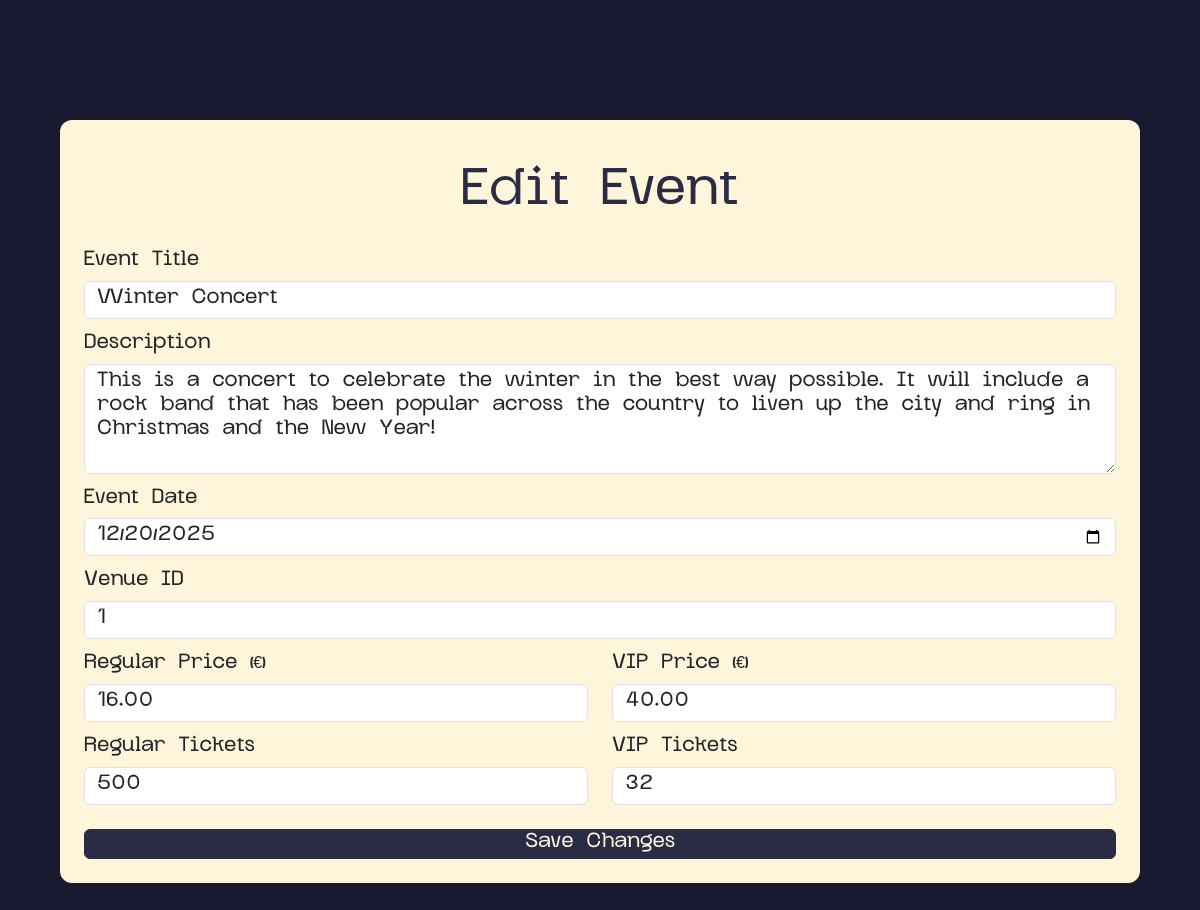
Screenshot of /admin/edit_event.php?event_id=1 with the database file from the repository.
### tables this page shows
CREATE TABLE `events` (
  `event_id` int(11) NOT NULL,
  `title` varchar(255) NOT NULL,
  `description` text DEFAULT NULL,
  `date` date NOT NULL,
  `status` enum('active','cancelled') DEFAULT 'active',
  `venue_id` int(11) DEFAULT NULL,
  `image` varchar(255) DEFAULT NULL,
  `regular_price` decimal(10,2) NOT NULL DEFAULT 0.00,
  `vip_price` decimal(10,2) NOT NULL DEFAULT 0.00,
  `regular_tickets` int(11) NOT NULL DEFAULT 0,
  `vip_tickets` int(11) NOT NULL DEFAULT 0,
  `has_regular` tinyint(1) NOT NULL DEFAULT 1,
  `has_vip` tinyint(1) NOT NULL DEFAULT 1,
  `good_to_know` text DEFAULT NULL
);

### admin/edit_event.php (the view, shortened to what this page needs)
<?php
require __DIR__ . '/../config.php';
$event_id = intval($_GET['event_id']);
$stmt = $conn->prepare("SELECT * FROM events WHERE event_id = ?");
$stmt->bind_param("i", $event_id);
$stmt->execute();
$result = $stmt->get_result();
$event = $result->fetch_assoc();
?>
<!DOCTYPE html>
<html>
<head>
    <link rel="stylesheet" href="https://cdn.jsdelivr.net/npm/bootstrap@5.3.2/dist/css/bootstrap.min.css">
    <link rel="stylesheet" href="../css/style.css">
</head>
<body>
<div class="container main-container">
    <div class="card p-4">
        <h1 class="page-title mb-4" style="color:#2a2c45;">Edit Event</h1>
        <form method="POST">
            <div class="mb-3">
                <label class="form-label">Event Title</label>
                <input type="text" name="title" class="form-control"
                       value="<?php echo htmlspecialchars($event['title']); ?>" required>
            </div>
            <div class="mb-3">
                <label class="form-label">Description</label>
                <textarea name="description" class="form-control" rows="4" required><?php
                    echo htmlspecialchars($event['description']);
                    ?></textarea>
            </div>
            <div class="mb-3">
                <label class="form-label">Event Date</label>
                <input type="date" name="date" class="form-control"
                       value="<?php echo $event['date']; ?>" required>
            </div>
            <div class="mb-3">
                <label class="form-label">Venue ID</label>
                <input type="number" name="venue_id" class="form-control"
                       value="<?php echo $event['venue_id']; ?>" required>
            </div>
            <div class="row">
                <div class="col-md-6 mb-3">
                    <label class="form-label">Regular Price (€)</label>
                    <input type="number" step="0.01" name="regular_price" class="form-control"
                           value="<?php echo $event['regular_price']; ?>" required>
                </div>
                <div class="col-md-6 mb-3">
                    <label class="form-label">VIP Price (€)</label>
                    <input type="number" step="0.01" name="vip_price" class="form-control"
                           value="<?php echo $event['vip_price']; ?>" required>
                </div>
            </div>
            <div class="row">
                <div class="col-md-6 mb-3">
                    <label class="form-label">Regular Tickets</label>
                    <input type="number" name="regular_tickets" class="form-control"
                           value="<?php echo $event['regular_tickets']; ?>" required>
                </div>
                <div class="col-md-6 mb-3">
                    <label class="form-label">VIP Tickets</label>
                    <input type="number" name="vip_tickets" class="form-control"
                           value="<?php echo $event['vip_tickets']; ?>" required>
                </div>
            </div>
            <button type="submit" class="btn btn-primary w-100 mt-2">Save Changes</button>
        </form>
    </div>
</div>
</body>
</html>

### css/style.css (style rules this page uses)
body, .navbar-brand, .nav-link, h1, h2, h3, h4, h5, h6, .card-title, button, .btn { font-family: 'Glock Grotesk', sans-serif !important; line-height: 1.3; }
html { line-height: 1.5; -webkit-font-smoothing: antialiased; font-smooth: always; }
body, .navbar-brand, .nav-link, h1, h2, h3, h4, h5, h6, .card-title, .btn, p { font-family: 'Glock Grotesk', sans-serif !important; line-height: 1.5; padding-top: 2px; padding-bottom: 2px; }
* { box-sizing: border-box; line-height: 1.3; }
body { margin: 0; padding-top: 80px; background: #1a1b32; color: black; font-family: system-ui, -apple-system, BlinkMacSystemFont, "Segoe UI", sans-serif; }
.card { background: #fff5db; border: none; border-radius: 10px; overflow: hidden; box-shadow: 0 2px 8px rgba(0,0,0,0.1); }
.btn-primary { background-color: #2a2c45 !important; border-color: #2a2c45 !important; color: #fff5db !important; font-weight: 600; }
.form-control, .form-select { border-radius: 6px; }
.page-title { color: #fff5db; margin-top: 20px; margin-bottom: 20px; }
.main-container { padding-left: 30px; padding-right: 30px; }
.page-title { color: #fff5db; font-weight: 600; margin-bottom: 20px; text-align: center; }
.page-title { color: #2a2c45; font-weight: 700; text-align: center; margin-bottom: 25px; }
.main-container { padding-top: 40px; padding-bottom: 40px; }
.card { background: #fff5db; border: none; border-radius: 12px; box-shadow: 0 2px 8px rgba(0,0,0,0.1); }
.page-title { font-weight: 700; text-align: center; }

### rows the page displays
events: title "Winter Concert", description "This is a concert to celebrate the winter in the best way possible. It will include a rock band that has been popular across the country to liven up the city and ring in Christmas and the New Year!", date "12/20/2025", venue_id "1", regular_price "16.00", vip_price "40.00", regular_tickets "500", vip_tickets "32"
